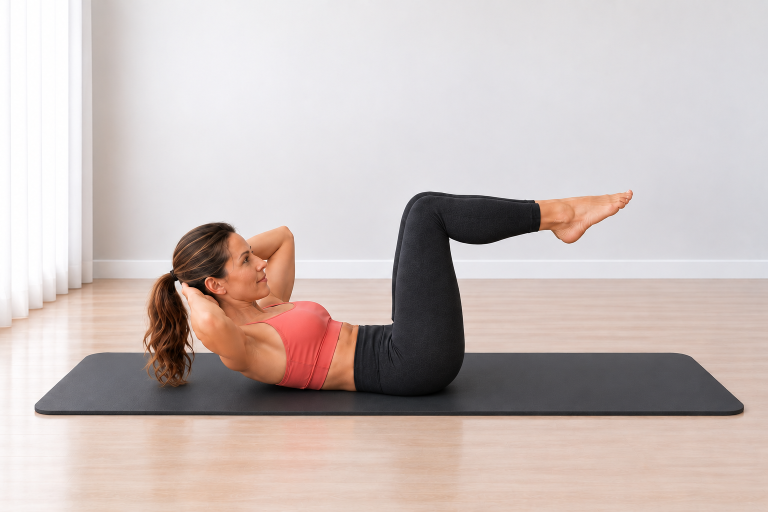
#> input picture Pilates Assets/02_Exercise_Cards/Bicycle Crunch/bicycle_crunch_start.png, 1536 x 1024 px (shown at 1/2 size)
$ python build_bicycle_crunch_cards.py
#> lines starting #> are read from the running program, lines starting #| are printed output that depends on the picture
# -*- coding: utf-8 -*-
from pathlib import Path
from PIL import Image, ImageDraw, ImageFont

BASE = Path(__file__).resolve().parent
START = BASE / "bicycle_crunch_start.png"
HERO = BASE / "bicycle_crunch_hero.png"
END = BASE / "bicycle_crunch_end.png"
GUIDE = BASE / "bicycle_crunch_guide_card_v01.png"
STEP = BASE / "bicycle_crunch_step_by_step_v01.png"

FONT_REG = r"C:\Windows\Fonts\arial.ttf"
FONT_BOLD = r"C:\Windows\Fonts\arialbd.ttf"

BG = (244, 251, 250)
WHITE = (255, 255, 255)
INK = (36, 45, 48)
MUTED = (88, 103, 106)
TURQ = (28, 181, 176)
TURQ_DARK = (0, 124, 124)
BORDER = (202, 230, 228)
PILL_BG = (228, 247, 245)
WARN_BG = (255, 246, 244)
WARN_BORDER = (247, 203, 198)
WARN = (213, 86, 80)


def f(size, bold=False):
    return ImageFont.truetype(FONT_BOLD if bold else FONT_REG, size)


def text_box(draw, text, font):
    box = draw.textbbox((0, 0), text, font=font)
    return box[2] - box[0], box[3] - box[1]


def wrap(draw, text, font, width):
    lines = []
    for paragraph in text.split("\n"):
        words = paragraph.split()
        line = ""
        for word in words:
            candidate = word if not line else f"{line} {word}"
            if text_box(draw, candidate, font)[0] <= width:
                line = candidate
            else:
                if line:
                    lines.append(line)
                line = word
        if line:
            lines.append(line)
    return lines


def draw_wrap(draw, xy, text, font, fill, width, gap=7):
    x, y = xy
    for line in wrap(draw, text, font, width):
        draw.text((x, y), line, font=font, fill=fill)
        y += text_box(draw, line, font)[1] + gap
    return y


def card(draw, box, radius=24, fill=WHITE, outline=BORDER, width=2):
    draw.rounded_rectangle(box, radius=radius, fill=fill, outline=outline, width=width)


def cover_crop(img, size, y_bias=0.0):
    w, h = img.size
    tw, th = size
    scale = max(tw / w, th / h)
    nw, nh = int(round(w * scale)), int(round(h * scale))
    resized = img.resize((nw, nh), Image.LANCZOS)
    left = (nw - tw) // 2
    center_top = (nh - th) / 2
    top = int(round(center_top + y_bias * max(0, nh - th)))
    top = max(0, min(top, nh - th))
    return resized.crop((left, top, left + tw, top + th))


def paste_photo(canvas, img, xy, size, radius=20, y_bias=0.12):
    crop = cover_crop(img, size, y_bias).convert("RGBA")
    mask = Image.new("L", size, 0)
    md = ImageDraw.Draw(mask)
    md.rounded_rectangle((0, 0, size[0], size[1]), radius=radius, fill=255)
    canvas.paste(crop, xy, mask)


def pill(draw, x, y, text):
    font = f(19, True)
    tw, _ = text_box(draw, text, font)
    draw.rounded_rectangle((x, y, x + tw + 34, y + 32), radius=16, fill=PILL_BG, outline=BORDER, width=1)
    draw.text((x + 17, y + 6), text, font=font, fill=TURQ_DARK)
    return x + tw + 46


def number(draw, x, y, value, r=16, fill=TURQ):
    draw.ellipse((x, y, x + 2 * r, y + 2 * r), fill=fill)
    font = f(17, True)
    tw, th = text_box(draw, value, font)
    draw.text((x + r - tw / 2, y + r - th / 2 - 1), value, font=font, fill=WHITE)


def draw_warning_icon(draw, x, y, size=22):
    pts = [(x + size / 2, y), (x + size, y + size), (x, y + size)]
    draw.line([pts[0], pts[1], pts[2], pts[0]], fill=WARN, width=3)
    draw.line((x + size / 2, y + 7, x + size / 2, y + 14), fill=WARN, width=3)
    draw.ellipse((x + size / 2 - 1.5, y + 18, x + size / 2 + 1.5, y + 21), fill=WARN)


def draw_info_icon(draw, kind, x, y, size=22):
    if kind == "breath":
        draw.arc((x, y + 2, x + size, y + size), 40, 315, fill=TURQ_DARK, width=3)
        draw.line((x + size - 3, y + 7, x + size, y + 2), fill=TURQ_DARK, width=3)
        draw.line((x + size - 3, y + 7, x + size - 9, y + 6), fill=TURQ_DARK, width=3)
    elif kind == "focus":
        draw.ellipse((x + 2, y + 2, x + size - 2, y + size - 2), outline=TURQ_DARK, width=3)
        draw.ellipse((x + 8, y + 8, x + size - 8, y + size - 8), fill=TURQ_DARK)
    else:
        draw.arc((x + 1, y + 3, x + size - 1, y + size - 1), 200, 35, fill=TURQ_DARK, width=3)
        draw.line((x + size - 2, y + size / 2, x + size - 7, y + size / 2 - 5), fill=TURQ_DARK, width=3)
        draw.line((x + size - 2, y + size / 2, x + size - 8, y + size / 2 + 4), fill=TURQ_DARK, width=3)


def draw_guide():
    start = Image.open(START).convert("RGB")
#> start is the input picture: PIL image 1536x1024 RGB; mean R, G, B 201.1, 188.6, 185.5
    hero = Image.open(HERO).convert("RGB")
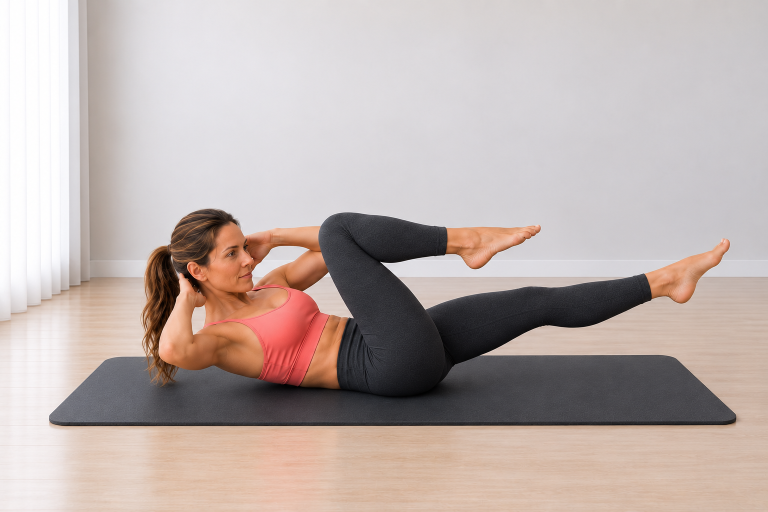
#> input picture Pilates Assets/02_Exercise_Cards/Bicycle Crunch/bicycle_crunch_hero.png, 1536 x 1024 px (shown at 1/2 size)
#> hero is the input picture: PIL image 1536x1024 RGB; mean R, G, B 188.9, 175.6, 171.7
    end = Image.open(END).convert("RGB")
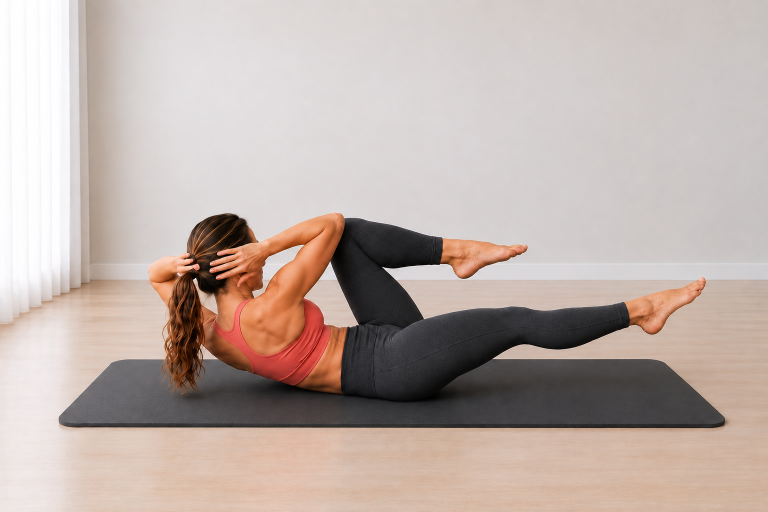
#> input picture Pilates Assets/02_Exercise_Cards/Bicycle Crunch/bicycle_crunch_end.png, 1536 x 1024 px (shown at 1/2 size)
#> end is the input picture: PIL image 1536x1024 RGB; mean R, G, B 189.7, 175.2, 169.1
    im = Image.new("RGB", (780, 1688), BG)
    d = ImageDraw.Draw(im)

    card(d, (34, 36, 746, 132), radius=26)
    d.text((63, 62), "BICYCLE CRUNCH", font=f(40, True), fill=INK)
    d.text((64, 110), "Posiluje šikmé břišní svaly a učí kontrolovanou rotaci hrudníku.", font=f(15), fill=MUTED)
    x = pill(d, 63, 145, "Břicho a pas")
#> x = 227
    pill(d, x, 145, "Střídání stran")

    card(d, (34, 198, 746, 653), radius=28)
    paste_photo(im, hero, (50, 218), (680, 393), radius=22, y_bias=0.12)
#> in paste_photo, `mask = Image.new("L", size, 0)`: mask: PIL image 680x393 L; every value is 0

    mini = [
        ("1", "START", "Nohy v tabletop", start),
        ("2", "ROTACE", "Loket ke kolenu", hero),
        ("3", "VÝMĚNA", "Vystřídej strany", end),
    ]
    mini_y, mini_w, mini_h = 684, 220, 194
    for idx, (num, title, body, pic) in enumerate(mini):
        x = 34 + idx * 246
        card(d, (x, mini_y, x + mini_w, mini_y + mini_h), radius=20)
        paste_photo(im, pic, (x + 12, mini_y + 12), (mini_w - 24, 104), radius=14, y_bias=0.10)
        number(d, x + 14, mini_y + 14, num)
        tw, _ = text_box(d, title, f(18, True))
        d.text((x + (mini_w - tw) / 2, mini_y + 125), title, font=f(18, True), fill=INK)
        tw, _ = text_box(d, body, f(16))
        d.text((x + (mini_w - tw) / 2, mini_y + 153), body, font=f(16), fill=MUTED)
#> this loop made 3 passes
#> (num, title, body, x) on passes 1 to 3: ('1', 'START', 'Nohy v tabletop', 34), ('2', 'ROTACE', 'Loket ke kolenu', 280), ('3', 'VÝMĚNA', 'Vystřídej strany', 526)
#> pass 1, in paste_photo (call 2), `crop = cover_crop(img, size, y_bias).convert("RGBA")`:
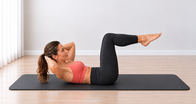
#> crop: PIL image 196x104 RGBA; mean R, G, B, A 194, 181.1, 178.2, 255
#> after the loop:
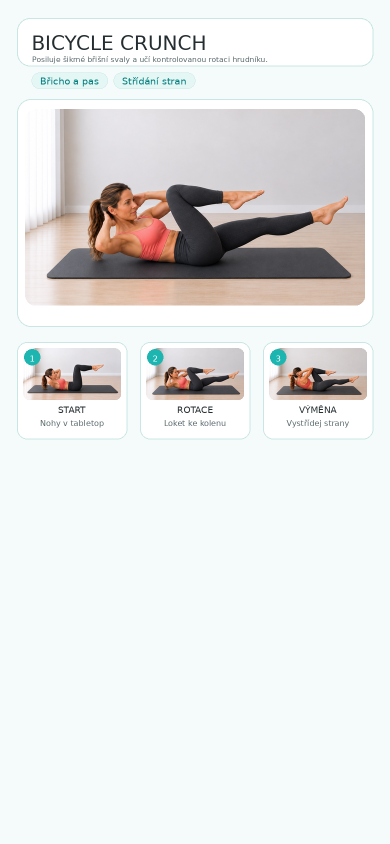
#> im: PIL image 780x1688 RGB (shown at 1/2 size); mean R, G, B 228.7, 230.3, 228.8

    infos = [
        ("breath", "DECH", "Výdech při rotaci.\nNádech při výměně."),
        ("focus", "ZAMĚŘ SE", "Pánev stabilní,\nrotace hrudníkem."),
        ("repeat", "OPAKOVÁNÍ", "Počet je celkem\nza obě strany."),
    ]
    info_y, info_w, info_h = 918, 220, 142
    for idx, (icon, title, body) in enumerate(infos):
        x = 34 + idx * 240
        card(d, (x, info_y, x + info_w, info_y + info_h), radius=20)
        draw_info_icon(d, icon, x + 18, info_y + 22, 20)
        d.text((x + 47, info_y + 21), title, font=f(18, True), fill=TURQ_DARK)
        draw_wrap(d, (x + 18, info_y + 62), body, f(18), INK, info_w - 36, gap=5)

    card(d, (34, 1092, 746, 1412), radius=24)
    d.text((63, 1125), "JAK PROVÉST", font=f(28, True), fill=INK)
    steps = [
        "Začni vleže na zádech, ruce lehce za hlavou a nohy zvedni do tabletop.",
        "S výdechem přibliž opačný loket k pokrčenému kolenu a druhou nohu natáhni.",
        "Plynule vystřídej strany. Pánev drž stabilní a pohyb veď rotací hrudníku.",
    ]
    y = 1170
    for idx, text in enumerate(steps, 1):
        number(d, 64, y + 4, str(idx), r=15, fill=(222, 247, 246))
        d.text((76, y + 11), str(idx), font=f(15, True), fill=TURQ_DARK)
        y = draw_wrap(d, (108, y), text, f(21), INK, 585, gap=7) + 17
#> this loop made 3 passes
#> y on passes 1 to 3: 1242, 1311, 1380
#> after the loop, y = 1380

    card(d, (34, 1442, 746, 1618), radius=24, fill=WARN_BG, outline=WARN_BORDER, width=2)
    draw_warning_icon(d, 56, 1466, 22)
    d.text((92, 1462), "HLÍDEJ SI", font=f(21, True), fill=INK)
    draw_wrap(
        d,
        (63, 1510),
        "Netahej rukama za krk. Lokty nezavírej silou, bedra neprohýbej a rotaci veď hrudníkem, ne jen loktem.",
        f(21),
        INK,
        635,
        gap=8,
    )
    d.text((54, 1644), "Moovka", font=f(13), fill=MUTED)
    im.save(GUIDE)


def draw_step():
    start = Image.open(START).convert("RGB")
    hero = Image.open(HERO).convert("RGB")
    end = Image.open(END).convert("RGB")
    im = Image.new("RGB", (780, 2280), BG)
#> im: PIL image 780x2280 RGB
    d = ImageDraw.Draw(im)

    card(d, (32, 31, 736, 113), radius=25)
    d.text((56, 52), "Krok za krokem", font=f(39, True), fill=INK)
    d.text((56, 93), "BICYCLE CRUNCH", font=f(14, True), fill=TURQ_DARK)

    rows = [
        ("KROK 1", "START", "Lehni si na záda. Ruce polož lehce za hlavu a nohy zvedni do tabletop. Pánev drž stabilní.", start),
        ("KROK 2", "ROTACE", "S výdechem přibliž levý loket k pravému kolenu. Levou nohu natáhni jen tak nízko, jak udržíš bedra.", hero),
        ("KROK 3", "VÝMĚNA STRAN", "Plynule vystřídej strany. Pravý loket směřuje k levému kolenu a pravá noha se natahuje.", end),
    ]
    y = 145
    for label, title, body, pic in rows:
        card(d, (32, y, 736, y + 562), radius=24)
        d.rounded_rectangle((56, y + 28, 146, y + 58), radius=15, fill=PILL_BG, outline=BORDER, width=1)
        d.text((68, y + 35), label, font=f(15, True), fill=TURQ_DARK)
        d.text((56, y + 83), title, font=f(27, True), fill=INK)
        paste_photo(im, pic, (56, y + 132), (648, 300), radius=18, y_bias=0.10)
        draw_wrap(d, (56, y + 452), body, f(19), INK, 648, gap=7)
        y += 580
#> this loop made 3 passes
#> (label, title, y) on passes 1 to 3: ('KROK 1', 'START', 725), ('KROK 2', 'ROTACE', 1305), ('KROK 3', 'VÝMĚNA STRAN', 1885)
#> pass 1, in paste_photo (call 5), `crop = cover_crop(img, size, y_bias).convert("RGBA")`:
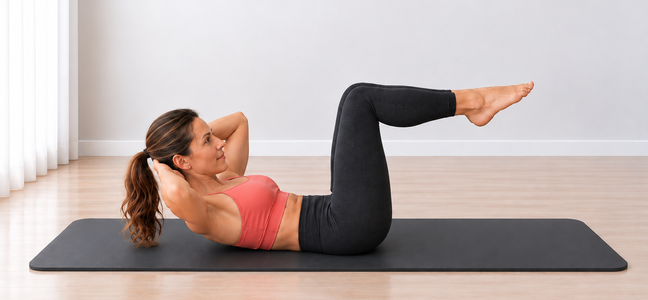
#> crop: PIL image 648x300 RGBA; mean R, G, B, A 189.1, 175.8, 172.9, 255
#> after the loop:
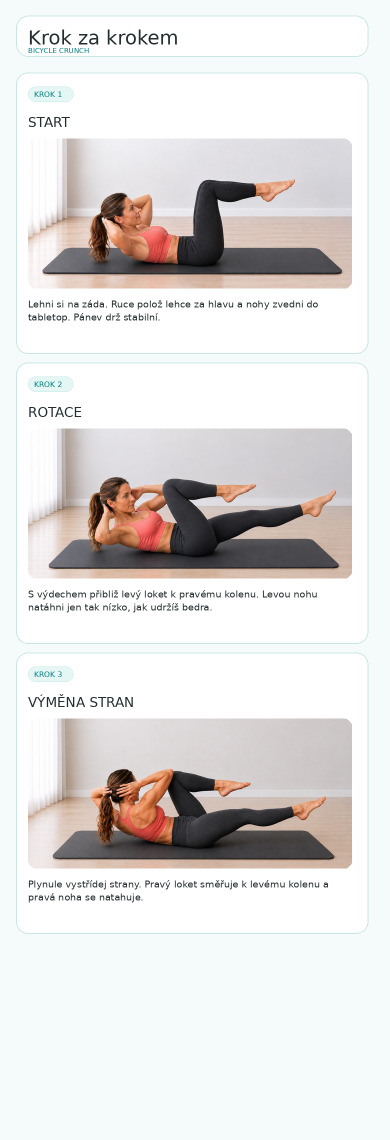
#> im: PIL image 780x2280 RGB (shown at 1/2 size); mean R, G, B 224.7, 222.8, 221.2
#> after the loop, y = 1885

    card(d, (32, 1885, 736, 2200), radius=24, fill=WARN_BG, outline=WARN_BORDER, width=2)
    draw_info_icon(d, "breath", 56, 1917, 22)
    d.text((92, 1916), "DECH", font=f(22, True), fill=INK)
    draw_wrap(d, (56, 1963), "Výdech při přiblížení lokte ke kolenu. Nádech při plynulé výměně stran.", f(21), INK, 645, gap=8)
    draw_warning_icon(d, 56, 2035, 22)
    d.text((92, 2032), "HLÍDEJ SI", font=f(22, True), fill=INK)
    draw_wrap(
        d,
        (56, 2084),
        "Netlač bradu k hrudníku a netahej za krk. Lokty nezavírej silou, bedra drž klidná a pohyb veď rotací hrudníku.",
        f(21),
        INK,
        645,
        gap=8,
    )
    d.text((48, 2228), "Moovka", font=f(13), fill=MUTED)
    im.save(STEP)
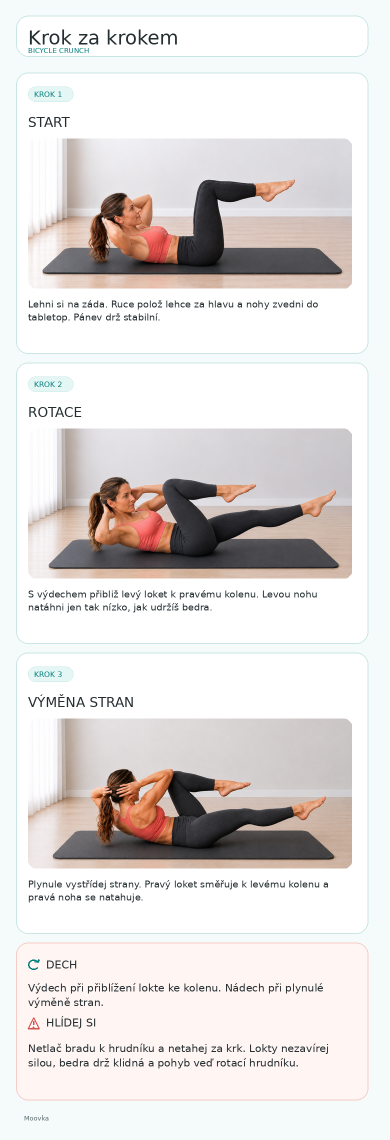
#> saved as bicycle_crunch_step_by_step_v01.png: PIL image 780x2280 RGB (shown at 1/2 size); mean R, G, B 225, 221, 219.3


if __name__ == "__main__":
    draw_guide()
    draw_step()
